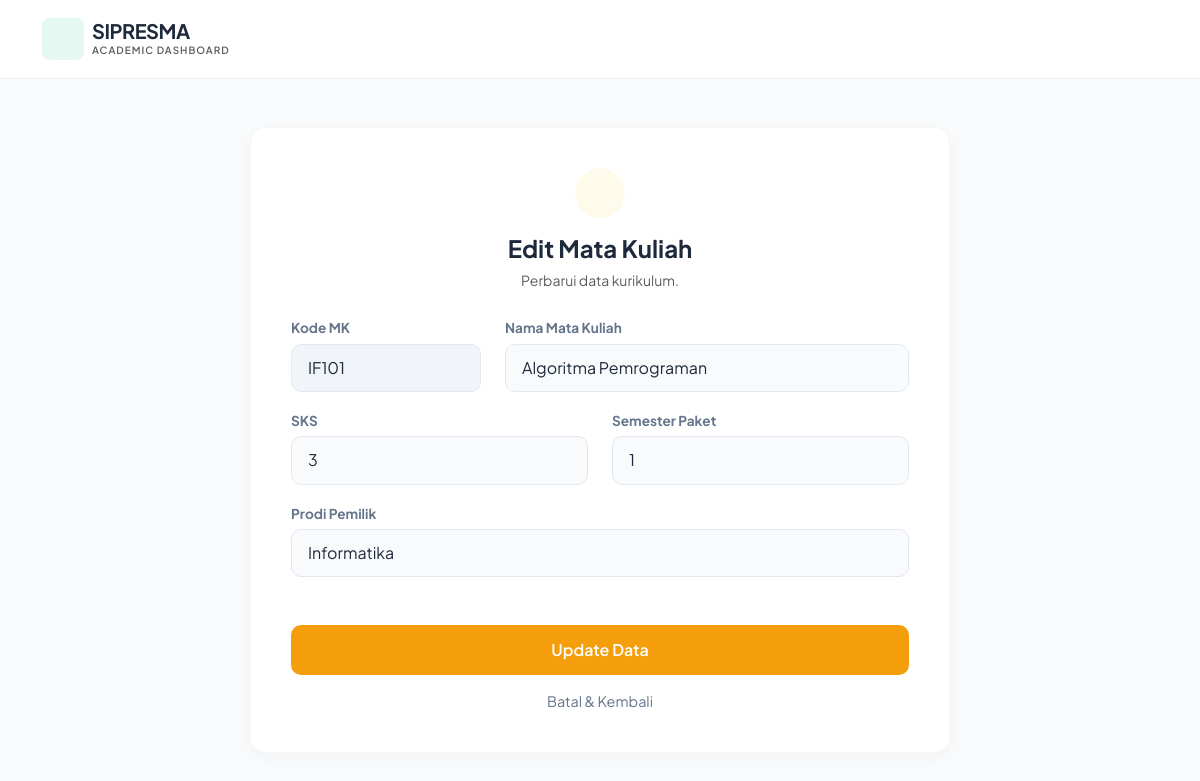
/matakuliah/update.php?kode=IF101 (signed in), run on the app's committed database.
### tables this page shows
CREATE TABLE `matakuliah` (
  `kode_mk` varchar(20) NOT NULL,
  `id_prodi` int(11) NOT NULL,
  `nama_mk` varchar(100) NOT NULL,
  `sks` int(11) NOT NULL,
  `semester_paket` int(11) DEFAULT NULL
);

### matakuliah/update.php (the view, shortened to what this page needs)
<?php
include '../config/koneksi.php';
$kode = $_GET['kode'];
$query = mysqli_query($koneksi, "SELECT * FROM matakuliah WHERE kode_mk = '$kode'");
$data = mysqli_fetch_array($query);
?>
<!DOCTYPE html>
<html lang="id">
<head>
    <link href="https://cdn.jsdelivr.net/npm/bootstrap@5.3.0/dist/css/bootstrap.min.css" rel="stylesheet">
</head>
<body>
    <nav class="navbar navbar-expand-lg navbar-clean">
        <div class="container">
            <a class="navbar-brand d-flex align-items-center gap-2" href="#">
                <div class="logo-box"><iconify-icon icon="solar:infinity-bold" style="font-size: 1.5rem;"></iconify-icon></div>
                <div><h5 class="fw-bold mb-0 brand-text">SIPRESMA</h5><p class="mb-0 text-muted" style="font-size: 10px; font-weight: 600; letter-spacing: 1px;">ACADEMIC DASHBOARD</p></div>
            </a>
        </div>
    </nav>
    <div class="container">
        <div class="card-modern">
            <div class="text-center mb-4">
                <div style="width: 50px; height: 50px; background: #fffbeb; color: var(--warning); border-radius: 50%; display: flex; align-items: center; justify-content: center; margin: 0 auto 1rem;">
                </div>
                <h4 class="fw-bold">Edit Mata Kuliah</h4>
                <p class="text-muted small">Perbarui data kurikulum.</p>
            </div>
            <form method="POST">
                <div class="row">
                    <div class="col-md-4 mb-3">
                        <label class="form-label">Kode MK</label>
                        <input type="text" name="kode_mk" class="form-control" value="<?php echo $data['kode_mk']; ?>" readonly style="background: #f1f5f9; cursor: not-allowed;">
                    </div>
                    <div class="col-md-8 mb-3">
                        <label class="form-label">Nama Mata Kuliah</label>
                        <input type="text" name="nama_mk" class="form-control" value="<?php echo $data['nama_mk']; ?>" required>
                    </div>
                </div>
                <div class="row">
                    <div class="col-md-6 mb-3">
                        <label class="form-label">SKS</label>
                        <input type="number" name="sks" class="form-control" min="1" max="6" value="<?php echo $data['sks']; ?>" required>
                    </div>
                    <div class="col-md-6 mb-3">
                        <label class="form-label">Semester Paket</label>
                        <input type="number" name="semester_paket" class="form-control" min="1" max="8" value="<?php echo $data['semester_paket']; ?>" required>
                    </div>
                </div>
                <div class="mb-3">
                    <label class="form-label">Prodi Pemilik</label>
                    <select name="id_prodi" class="form-select">
                        <?php
                        $q_prodi = mysqli_query($koneksi, "SELECT * FROM prodi");
                        while($p = mysqli_fetch_array($q_prodi)){
                            $pilih = ($data['id_prodi'] == $p['id_prodi']) ? 'selected' : '';
                            echo "<option value='$p[id_prodi]' $pilih>$p[nama_prodi]</option>";
                        }
                        ?>
                    </select>
                </div>
                <button type="submit" name="update" class="btn-warning-soft">Update Data</button>
                <a href="index.php" class="btn-back">Batal & Kembali</a>
            </form>
        </div>
    </div>
</body>
</html>

### matakuliah/update.php (style rules this page uses)
:root { --warning: #f59e0b; --bg-body: #f8fafc; --text-main: #1e293b; --text-muted: #64748b; }
body { font-family: 'Plus Jakarta Sans', sans-serif; background-color: var(--bg-body); color: var(--text-main); }
.navbar-clean { background: white; border-bottom: 1px solid rgba(0,0,0,0.05); padding: 0.8rem 0; }
.logo-box { background: rgba(16, 185, 129, 0.1); color: #10b981; width: 42px; height: 42px; border-radius: 8px; display: flex; align-items: center; justify-content: center; }
.brand-text { color: var(--text-main); letter-spacing: -0.5px; }
.card-modern { background: white; border-radius: 16px; border: 1px solid rgba(0,0,0,0.03); box-shadow: 0 4px 15px rgba(0,0,0,0.03); padding: 2.5rem; max-width: 700px; margin: 3rem auto; }
.form-label { font-weight: 700; font-size: 0.85rem; color: var(--text-muted); margin-bottom: 0.3rem; }
.form-control, .form-select { background: #f8fafc; border: 1px solid #e2e8f0; border-radius: 10px; padding: 0.7rem 1rem; color: var(--text-main); }
.btn-warning-soft { background: var(--warning); color: white; border: none; font-weight: 600; padding: 0.8rem; border-radius: 10px; width: 100%; transition: 0.2s; margin-top: 2rem; }
.btn-back { display: block; text-align: center; margin-top: 1rem; color: var(--text-muted); text-decoration: none; font-size: 0.9rem; }

### data on the page
matakuliah: kode_mk "IF101", nama_mk "Algoritma Pemrograman", sks "3", semester_paket "1"

### other printed values
form field id_prodi "Informatika"
